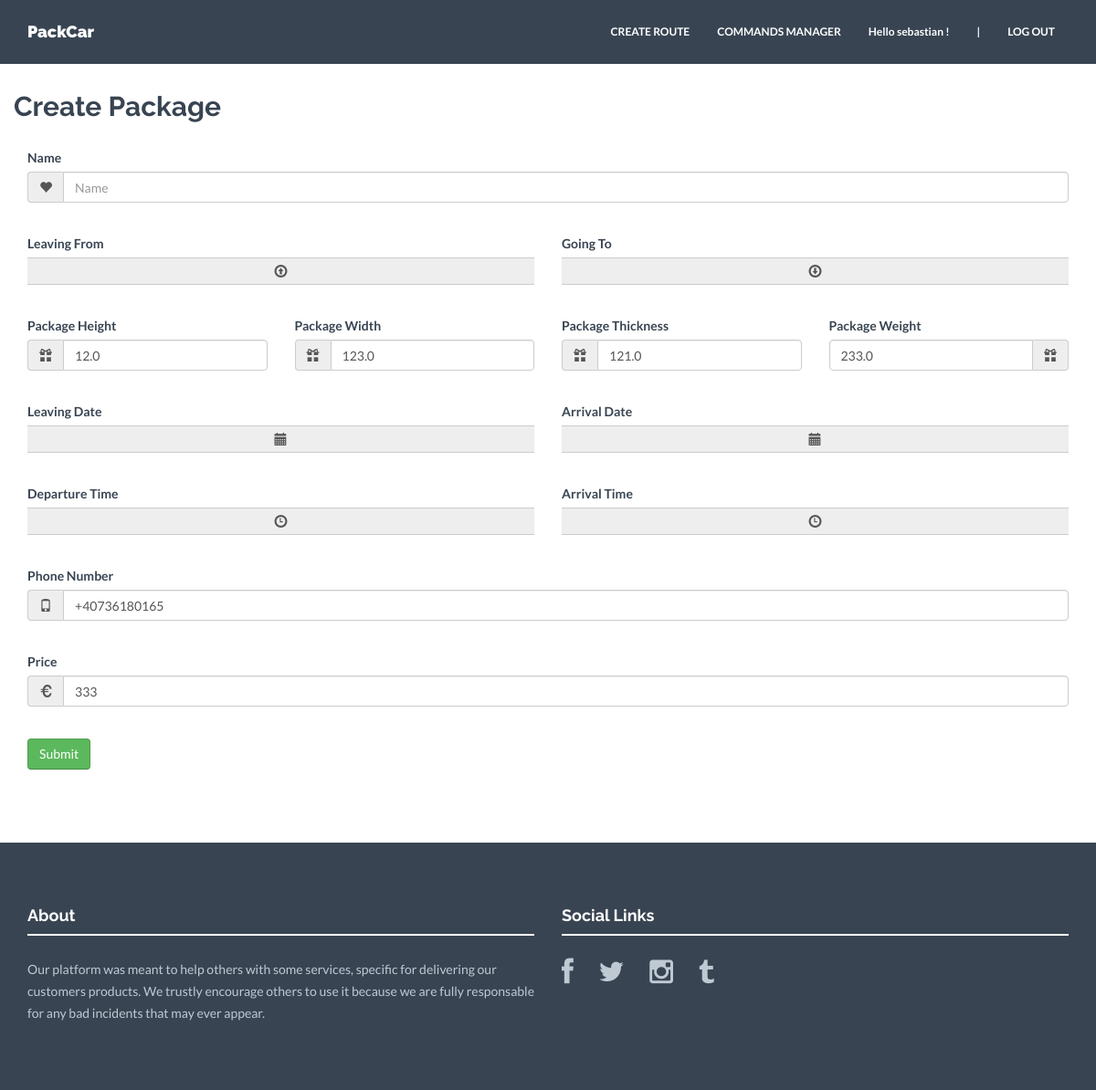
The app's page /edit_package/40972f17-5a37-11e9-a86d-a600c0d15101/ (signed in) with its own data.
### package/models.py (models this page shows)
class Package(models.Model):
    name = models.CharField(null=True, max_length=300)
    author = models.ForeignKey(User, related_name='packages')
    package_width = models.FloatField(null=True)
    package_height = models.FloatField(null=True)
    package_thickness = models.FloatField(null=True)
    package_weight = models.FloatField(null=True)
    price = models.IntegerField(null=True)
    accepted = models.BooleanField(default=False)
    phonenumber = PhoneNumberField(null=True)
    driver = models.ForeignKey(Driver, related_name='packages', blank=True,
                               null=True)
    slug = models.SlugField(default=uuid.uuid1, unique=True)

### package/views.py (the view)
# urls.py: url(r'^edit_package/(?P<slug>[^\.]+)/$', views.edit_package, name='edit_package'),
@login_required
def edit_package(request, slug):
    post = get_object_or_404(Package, slug=slug)
    if post.author != request.user:
        return HttpResponseForbidden()
    form = EditPackageForm(request.POST or None, request.FILES or None,
                        instance=post)
    if request.method == 'POST':
        if form.is_valid():
            form.save()
            return redirect('/package/' + post.slug)
    return render(request, 'package/edit_package.html', {
        'post': post,
        'form': form,
    })

### package/forms.py
class EditPackageForm(forms.ModelForm):
    class Meta:
        model = Package
        fields = ['name', 'package_width',
                  'package_height', 'package_thickness', 'package_weight',
                  'price', 'phonenumber']

### templates/package/edit_package.html (shortened to what this page needs)
<!DOCTYPE html>
<html lang="en">
  <head>
	  {% load staticfiles %}
	  {% load widget_tweaks %}
    <link href="{% static "assets/css/bootstrap.css" %}"rel="stylesheet">
    <link href="{% static "assets/css/datepicker.css" %}"rel="stylesheet">
    <link href="{% static "assets/css/bootstrap-datetimepicker.min.css"%}" rel="stylesheet">
    <link href="{% static "assets/less/datepicker.less" %}"rel="stylesheet">
    <link href="{% static "assets/css/style.css" %}"rel="stylesheet">
    <link href="{% static "assets/css/font-awesome.min.css" %}"rel="stylesheet">
    <link rel="stylesheet" type="text/css" media="screen" href="http://tarruda.github.com/bootstrap-datetimepicker/assets/css/bootstrap-datetimepicker.min.css">
  </head>
  <body>
    <div class="navbar navbar-default navbar-fixed-top" role="navigation">
      <div class="container">
        <div class="navbar-header">
          <a class="navbar-brand" href="/">PackCar</a>
        </div>
        <div class="navbar-collapse collapse navbar-right">
          <ul class="nav navbar-nav">
            <li class="active"><a href="index.html"></a></li>
            <li><a href="/drivers">CREATE ROUTE</a></li>
            <li><a href="login.html">COMMANDS MANAGER</a></li>
            <li><a>Hello {{ user.username }}   !</a></li>
            <li><a>|</a></li>
            <li><a href="/logout">LOG OUT</a></li>
          </ul>
        </div>
      </div>
    </div>
	 <div class="container mtb">
	 	<div class="row">
	 		<div class="col-lg-12">
		 		<div class="row">
		 			<h2 class="pull-left" style="margin-right: 15px;">Create Package</h2>
		 		</div>
		 		<br>
		 		<form method="post">
		 		<div class="row">
		 			<div class="form-group col-lg-12">
		 				<label>Name</label>
			 			<br>
			 			<div class="input-group">
    						<span class="input-group-addon" id="basic-addon1"><span class="glyphicon glyphicon-heart"></span></span>
			 				{{ form.name|add_class:"form-control"|attr:"required:required"|attr:"aria-describedby=basic-addon1"|attr:"placeholder:Name"}}
			 			</div>
		 			</div>
		 		</div>
		 		<br>
		 		<div class="row">
		 			<div class="form-group">
		 				<div class="form-group col-lg-6">
			 				<label>Leaving From</label>
			 				<br>
			 				<div class="input-group">
    							<span class="input-group-addon" id="basic-addon1"><span class="glyphicon glyphicon-upload"></span></span>
			 				</div>
			 			</div>
			 			<div class="form-group col-lg-6">
			 				<label>Going To</label>
			 				<br>
			 				<div class="input-group">
    							<span class="input-group-addon" id="basic-addon2"><span class="glyphicon glyphicon-download"></span></span>
			 				</div>
			 			</div>
		 			</div>
		 		</div>
		 		<br>
		 		<div class="row">
		 			<div class="form-group">
		 				<div class="form-group col-lg-3">
			 				<label>Package Height</label>
			 				<br>
			 				<div class="input-group">
    							<span class="input-group-addon" id="basic-addon1"><span class="glyphicon glyphicon-gift"></span></span>
			 					 {{ form.package_height|add_class:"form-control"|attr:"required:required"|attr:"aria-describedby=basic-addon1"|attr:"placeholder:Package Height"}}
			 				</div>
			 			</div>
			 			<div class="form-group col-lg-3">
			 				<label>Package Width</label>
			 				<br>
			 				<div class="input-group">
    							<span class="input-group-addon" id="basic-addon1"><span class="glyphicon glyphicon-gift"></span></span>
			 					{{ form.package_width|add_class:"form-control"|attr:"required:required"|attr:"aria-describedby=basic-addon1"|attr:"placeholder:Package Height"}}
			 				</div>
			 			</div>
			 			<div class="form-group col-lg-3">
			 				<label>Package Thickness</label>
			 				<br>
			 				<div class="input-group">
    							<span class="input-group-addon" id="basic-addon1"><span class="glyphicon glyphicon-gift"></span></span>
			 					{{ form.package_thickness|add_class:"form-control"|attr:"required:required"|attr:"aria-describedby=basic-addon1"|attr:"placeholder:Select the city you are leaving from"}}
			 				</div>
			 			</div>
			 			<div class="form-group col-lg-3">
			 				<label>Package Weight</label>
			 				<br>
			 				<div class="input-group">
			 					{{ form.package_weight|add_class:"form-control"|attr:"required:required"|attr:"aria-describedby=basic-addon2"|attr:"placeholder:Package Weight"}}
    							<span class="input-group-addon" id="basic-addon2"><span class="glyphicon glyphicon-gift"></span></span>
			 				</div>
			 			</div>
		 			</div>
		 		</div>
		 		<br>
		 		<div class="row">
		 			<div class="form-group">
		 				<div class="form-group col-lg-6">
			 				<label>Leaving Date</label>
			 				<br>
			 				<div class="input-group">
    							<span class="input-group-addon" id="basic-addon1"><span class="glyphicon glyphicon-calendar"></span></span>
			 				</div>
			 			</div>
			 			<div class="form-group col-lg-6">
			 				<label>Arrival Date</label>
			 				<br>
			 				<div class="input-group">
    							<span class="input-group-addon" id="basic-addon2"><span class="glyphicon glyphicon-calendar"></span></span>
			 				</div>
			 			</div>
		 			</div>
		 		</div>
		 		<br>
		 		<div class="row">
		 			<div class="form-group">
		 				<div class="form-group col-lg-6">
			 				<label>Departure Time</label>
			 				<br>
			 				<div id="datetimepicker1" class="input-append date">
						        <div class="input-group">
							        <span class="add-on input-group-addon" id="basic-addon1">
							        	<span  data-time-icon="icon-time" data-date-icon="icon-calendar" class="glyphicon glyphicon-time"></span>
							     	</span>
							    </div>
						    </div>
			 			</div>
			 			<div class="form-group col-lg-6">
			 				<label>Arrival Time</label>
			 				<br>
			 				<div id="datetimepicker2" class="input-append date">
						        <div class="input-group">
							        <span class="add-on input-group-addon" id="basic-addon1">
							        	<span  data-time-icon="icon-time" data-date-icon="icon-calendar" class="glyphicon glyphicon-time"></span>
							     	</span>
							    </div>
						    </div>
			 			</div>
		 			</div>
		 		</div>
		 		<br>
		 		<div class="row">
		 			<div class="form-group col-lg-12">
		 				<label>Phone Number</label>
			 			<br>
			 			<div class="input-group">
    						<span class="input-group-addon" id="basic-addon1"><span class="glyphicon glyphicon-phone"></span></span>
			 				{{ form.phonenumber|add_class:"form-control"|attr:"required:required"|attr:"aria-describedby=basic-addon1"|attr:"placeholder:Enter your phone number (ex. +40792111222)"}}
			 			</div>
		 			</div>
		 		</div>
		 		<br>
		 		<div class="row">
		 			<div class="form-group col-lg-12">
		 				<label>Price</label>
			 			<br>
			 			<div class="input-group">
    						<span class="input-group-addon" id="basic-addon1"><span class="glyphicon glyphicon-euro"></span></span>
			 				{{ form.price|add_class:"form-control"|attr:"required:required"|attr:"aria-describedby=basic-addon1"|attr:"placeholder:Enter the price in EUR"}}
			 			</div>
		 			</div>
		 		</div>
		 		<br>
		 		<div class="col-lg-12 row">
		 			<input type="submit" class="btn btn-success" />
		 		</div>
		 		</form>
			</div><! --/col-lg-12 -->
	 	</div><! --/row -->
	 </div><! --/container -->
	 <div id="footerwrap">
	 	<div class="container">
		 	<div class="row">
		 		<div class="col-lg-6 col-md-6 col-sm-12">
		 			<h4>About</h4>
		 			<div class="hline-w"></div>
		 			<p>Our platform was meant to help others with some services, specific for delivering our customers products. We trustly encourage others to use it because we are fully responsable for any bad incidents that may ever appear.</p>
		 		</div>
		 		<div class="col-lg-6 col-md-6 col-sm-12">
		 			<h4>Social Links</h4>
		 			<div class="hline-w"></div>
		 			<p>
		 				<a href="#"><i class="fa fa-facebook"></i></a>
		 				<a href="#"><i class="fa fa-twitter"></i></a>
		 				<a href="#"><i class="fa fa-instagram"></i></a>
		 				<a href="#"><i class="fa fa-tumblr"></i></a>
		 			</p>
		 		</div>
		 	</div><! --/row -->
	 	</div><! --/container -->
	 </div><! --/footerwrap -->
  </body>
</html>

### static/assets/css/style.css (style rules this page uses)
* { margin: 0; padding: 0px; }
body { background: #ffffff; margin: 0; height: 100%; color: #384452; font-family: 'Lato', sans-serif; font-weight: 400; }
h1, h2, h3, h4, h5, h6 { font-family: 'Raleway', sans-serif; font-weight: 700; }
p { padding: 0; margin-bottom: 12px; font-family: 'Lato', sans-serif; font-weight: 400; font-size: 14px; line-height: 24px; color: #384452; margin-top: 10px; }
a { padding: 0; margin: 0; text-decoration: none; -webkit-transition: background-color .4s linear, color .4s linear; -moz-transition: background-color .4s linear, color .4s linear; -o-transition: background-color .4s linear, color .4s linear; -ms-transition: background-color .4s linear, color .4s linear; transition: background-color .4s linear, color .4s linear; }
.navbar { min-height: 70px; padding-top: 10px; margin-bottom: 0px; }
.navbar-brand { font-family: 'Raleway', sans-serif; font-weight: 900; }
.navbar-header .navbar-brand { color: white; }
.navbar-default .navbar-nav > li > a { color: white; font-weight: 700; font-size: 12px; }
.navbar-default .navbar-nav > .active > a, .navbar-default .navbar-nav > .active > a:hover, .navbar-default .navbar-nav > .active > a:focus { color: #00b3fe; background-color: transparent; }
.navbar-default { background-color: #384452; border-color: transparent; }
.mtb { margin-top: 80px; margin-bottom: 80px; }
.hline-w { border-bottom: 2px solid #ffffff; margin-bottom: 25px; }
#footerwrap { padding-top: 60px; padding-bottom: 60px; background: #384452; }
#footerwrap p { color: #bfc9d3; }
#footerwrap h4 { color: white; }
#footerwrap i { font-size: 30px; color: #bfc9d3; padding-right: 25px; }
.btn { border-color: #c5c5c5; border-color: rgba(0,0,0,0.15) rgba(0,0,0,0.15) rgba(0,0,0,0.25); }

### records on screen
Package: package_height "12.0", package_width "123.0", package_thickness "121.0", package_weight "233.0", phonenumber "+40736180165", price "333"

### other values on screen
{{ user.username }} "sebastian"
